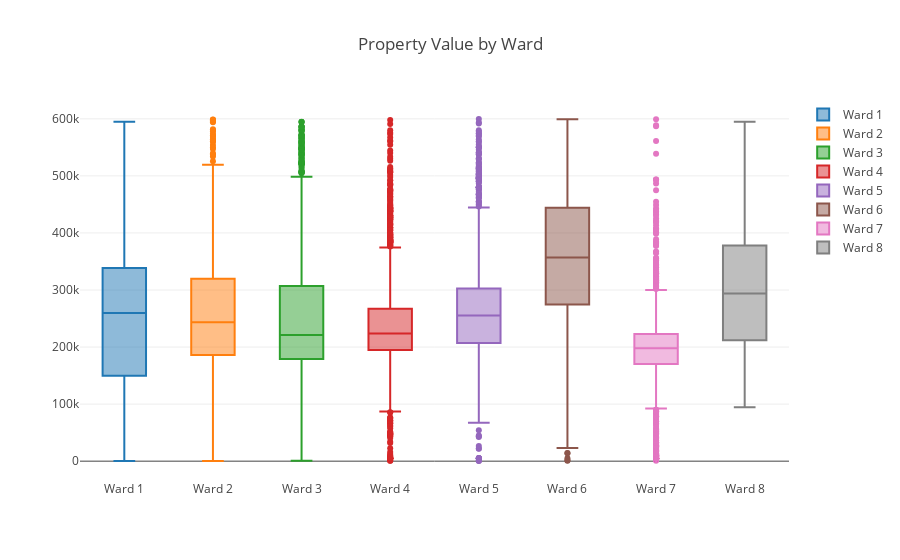

The notebook cell this image was saved under:
### Code cell
data = [go.Box(y=central_geo.loc[central_geo[ward] == True, "Listed Real Value"], name=ward) for ward in ward_list]
layout = go.Layout(title="Property Value by Ward")
fig = go.Figure(data=data, layout=layout)
iplot(fig)

### Figure 1 — Plotly figure (JSON) as saved in the notebook; plotly's stock layout.template omitted (floating-point values rounded to 4 significant figures; data arrays with more than 128 entries replaced by an {"elided": "..."} marker saying what was removed)
{"data": [{"name": "Ward 1", "type": "box", "uid": "e37c2a69-66aa-4921-8034-08adb3c8d98b", "y": {"elided": "1072 int values"}}, {"name": "Ward 2", "type": "box", "uid": "1903177f-d6ea-4adf-8653-fcb4834d6016", "y": {"elided": "892 int values"}}, {"name": "Ward 3", "type": "box", "uid": "dd68fb0f-f9ea-4c7e-9f5f-39ea1b281a3d", "y": {"elided": "1571 int values"}}, {"name": "Ward 4", "type": "box", "uid": "0d02d9f0-3051-4ad3-97f7-fd0ac7350ee7", "y": {"elided": "1679 int values"}}, {"name": "Ward 5", "type": "box", "uid": "3bfecb68-4e37-49ee-b7f9-17ab9bc2cc58", "y": {"elided": "1625 int values"}}, {"name": "Ward 6", "type": "box", "uid": "cad858c9-4e1a-4bac-8641-677a6f987a5d", "y": {"elided": "992 int values"}}, {"name": "Ward 7", "type": "box", "uid": "cbd7c66a-2d46-4a15-8a10-8e4ebed65347", "y": {"elided": "1734 int values"}}, {"name": "Ward 8", "type": "box", "uid": "81f99d4a-31a2-4273-92a8-40be6661af5b", "y": {"elided": "232 int values"}}], "layout": {"autosize": true, "title": {"text": "Property Value by Ward"}, "xaxis": {"autorange": true, "range": [-0.5, 7.5], "type": "category"}, "yaxis": {"autorange": true, "range": [-33000, 633000], "type": "linear"}}}
